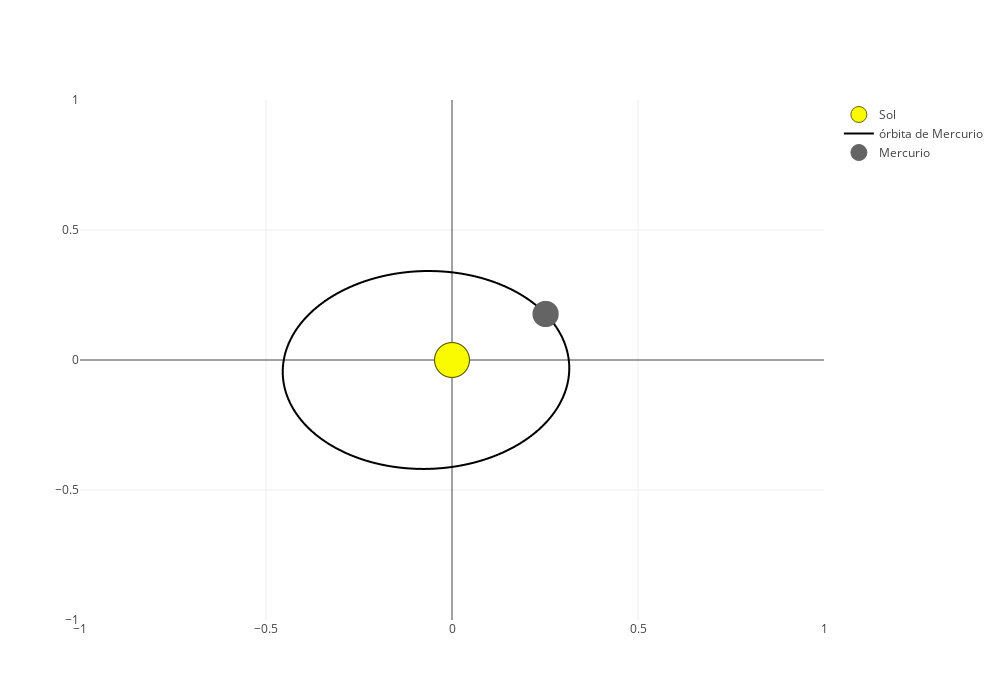

The notebook cell this image was saved under:
### Code cell
import plotly
from aux import *
from Planets_script import *
import numpy as np
import ipywidgets as wdgs

plotly.offline.init_notebook_mode(connected=True)


#Solar Sistem Creation
sistem = SolarSistem()

#Dictionary with all planets
planets_dict = {
    "Mercurio": sistem.planets[0],
    "Venus": sistem.planets[1],
    "La Tierra": sistem.planets[2],
    "Marte": sistem.planets[3],
    "Júpiter": sistem.planets[4],
    "Saturno": sistem.planets[5],
    "Urano": sistem.planets[6],
    "Neptuno":  sistem.planets[7]
}

#Interactive Widgets Creation
planet_picker = wdgs.Dropdown(options=planets_dict, description="Planeta")
day_picker = wdgs.IntText(value=1, description="Día", disabled=False)
anomaly_picker = wdgs.FloatSlider(value=0,min = 0, max = 2*math.pi, step = 0.01, 
                                  description="Anomalía Excéntrica", disabled=False)
option = wdgs.Checkbox(description='Unir puntos',value=True)
N = wdgs.IntText(value=20, description="Número de puntos", disabled=False)

wdgs.interact_manual(showInfo, planet=planet_picker, t=day_picker, u=anomaly_picker,
                     opt = option, N = N, description="Mostrar información y órbita")

### Figure 1 — Plotly figure (JSON) as saved in the notebook; plotly's stock layout.template omitted (floating-point values rounded to 4 significant figures; data arrays with more than 128 entries replaced by an {"elided": "..."} marker saying what was removed)
{"data": [{"marker": {"color": "rgb(250, 250, 0)", "line": {"color": "rgb(100,100,0)", "width": 1}, "size": 35}, "mode": "markers", "name": "Sol", "type": "scattergl", "x": [0], "y": [0]}, {"marker": {"color": "rgb(0,0,0)", "line": {"width": 0}, "size": 3}, "mode": "lines", "name": "órbita de Mercurio", "type": "scattergl", "x": {"elided": "500 float values"}, "y": {"elided": "500 float values"}}, {"marker": {"color": "rgb(100, 100, 100)", "line": {"color": "rgb(100, 100, 100)", "width": 1}, "size": 25}, "mode": "markers", "name": "Mercurio", "type": "scattergl", "x": [0.2516], "y": [0.1769]}], "layout": {"height": 700, "width": 1000, "xaxis": {"anchor": "y", "range": [0, 0]}, "yaxis": {"anchor": "x", "autorange": false, "range": [0, 0]}}}
